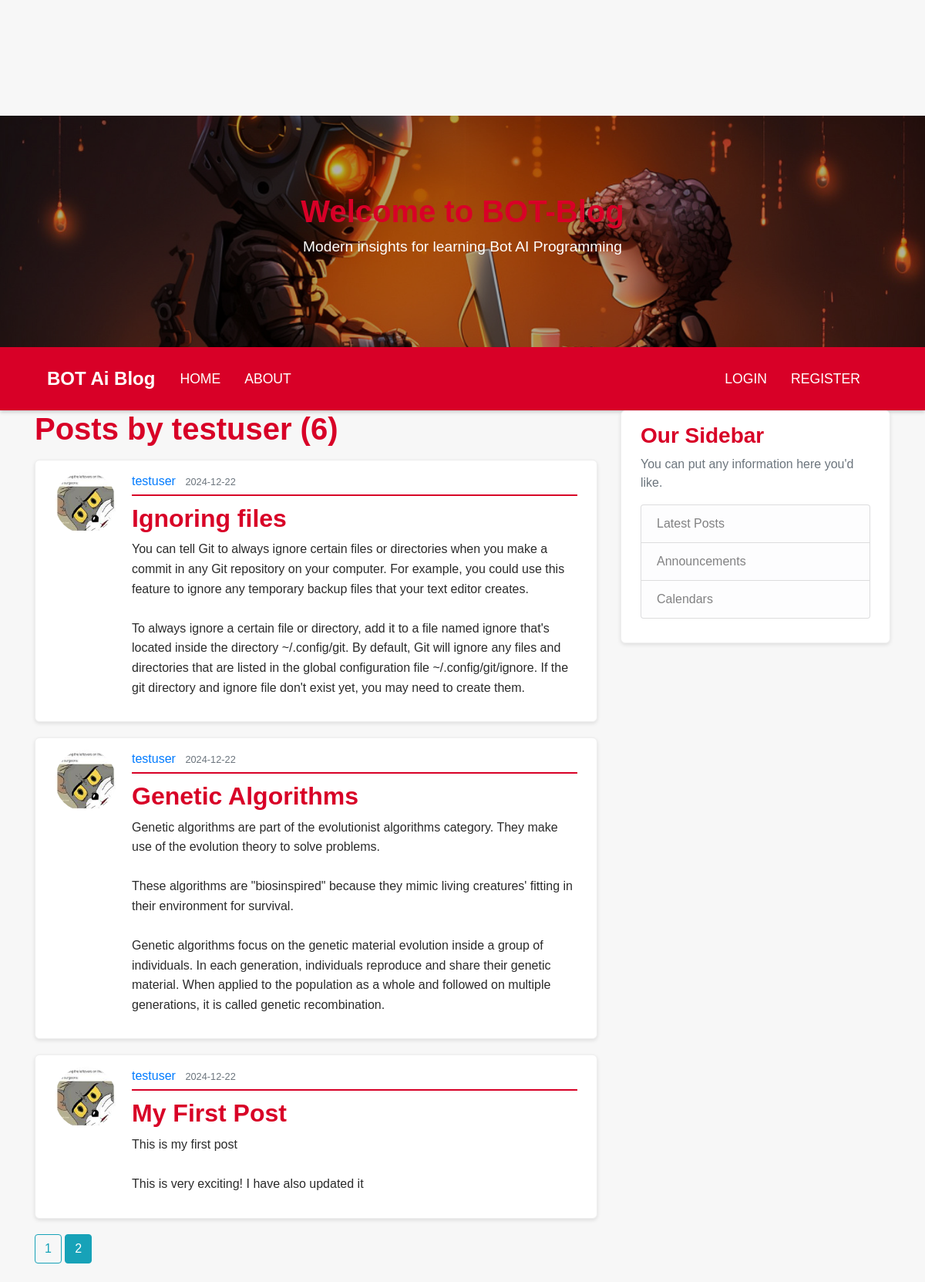
Page /user/testuser?page=2 on the committed database.
### flaskblog/models.py (models this page shows, shortened)
class User(db.Model, UserMixin):
    id = db.Column(db.Integer, primary_key=True)
    username = db.Column(db.String(20), unique=True, nullable=False)
    email = db.Column(db.String(120), unique=True, nullable=False)
    image_file = db.Column(db.String(20), nullable=False, default='brainsurgeon.jpg')
    password = db.Column(db.String(60), nullable=False)
    posts = db.relationship('Post', backref='author', lazy=True)

class Post(db.Model):
    id = db.Column(db.Integer, primary_key=True)
    title = db.Column(db.String(100), nullable=False)
    date_posted = db.Column(db.DateTime, nullable=False, default=datetime.utcnow)
    content = db.Column(db.Text, nullable=False)
    user_id = db.Column(db.Integer, db.ForeignKey('user.id'), nullable=False)

### flaskblog/users/routes.py (the view)
@users.route("/user/<string:username>" )
def user_posts(username):
    page  = request.args.get('page', 1, type=int)
    user = User.query.filter_by(username=username).first_or_404()
    posts = Post.query.filter_by(author=user)\
        .order_by(Post.date_posted.desc())\
        .paginate(page=page, per_page=3)
    return render_template('user_posts.html', posts=posts, user=user)

### flaskblog/templates/user_posts.html
<!DOCTYPE html>
{% extends "layout.html" %}
{% block content%}
    <h1 class="mb-3">Posts by {{ user.username }} ({{ posts.total }})</h1>
{% for post in posts.items %}
<article class="media content-section">
	<img class="rounded-circle article-img"
		src="{{ url_for('static', filename='profile_pics/' +post.author.image_file) }}">
	<div class="media-body">
		<div class="article-metadata">
			<a class="mr-2" href="{{ url_for('users.user_posts', username=post.author.username) }}">{{ post.author.username }}</a>
			<small class="text-muted">{{ post.date_posted.strftime('%Y-%m-%d') }}</small>
		</div>
		<h2><a class="article-title" href="{{ url_for('posts.post', post_id=post.id) }}">{{ post.title }}</a></h2>
		<p class="article-content">{{ post.content }}</p>
	</div>
</article>
{% endfor %}
	{% for page_num in posts.iter_pages(left_edge=1, right_edge=1, left_current=1, right_current=2) %}
		{% if page_num %}
			{% if posts.page == page_num %}
				<a class="btn btn-info mb-4" href="{{ url_for('users.user_posts', username=user.username,  page=page_num) }}">{{ page_num }}</a>
			{% else %}
				<a class="btn btn-outline-info mb-4" href="{{ url_for('users.user_posts', username=user.username,  page=page_num) }}">{{ page_num }}</a>
			{% endif %}
		{% else %}
			...
		{% endif %}
	{% endfor %}
{% endblock content %}

### flaskblog/static/main.css (style rules this page uses)
body { background: #f7f7f7; color: #2b2b2b; margin-top: 5rem; font-family: Arial, sans-serif; }
h1, h2, h3, h4, h5, h6 { color: #d80027; font-weight: bold; }
body { padding-top: 70px; }
.content-section { background: #ffffff; padding: 15px 25px; border: 1px solid #eeeeee; border-radius: 6px; box-shadow: 0 2px 5px rgba(0, 0, 0, 0.1); margin-bottom: 20px; }
.article-title { color: #d80027; font-weight: bold; }
.article-content { white-space: pre-line; line-height: 1.6; }
.article-img { height: 80px; width: 80px; margin-right: 20px; border-radius: 5px; }
.article-metadata { padding-bottom: 5px; margin-bottom: 10px; border-bottom: 2px solid #d80027; }

### rows in the picture
User: username "testuser"
Post: image_file (picture), author.username "testuser", date_posted "2024-12-22", title "Ignoring files", content "You can tell Git to always ignore certain files or directories when you make a commit in any Git repository on your computer. For example, you could use this feature to ignore any temporary backup files that your text editor creates. To always ignore a certain file or directory, add it to a file named ignore that's located inside the directory ~/.config/git. By default, Git will ignore any files and directories that are listed in the global configuration file ~/.config/git/ignore. If the git directory and ignore file don't exist yet, you may need to create them."
Post: image_file (picture), author.username "testuser", date_posted "2024-12-22", title "Genetic Algorithms", content "Genetic algorithms are part of the evolutionist algorithms category. They make use of the evolution theory to solve problems. These algorithms are \"biosinspired\" because they mimic living creatures' fitting in their environment for survival. Genetic algorithms focus on the genetic material evolution inside a group of individuals. In each generation, individuals reproduce and share their genetic material. When applied to the population as a whole and followed on multiple generations, it is called genetic recombination."
Post: image_file (picture), author.username "testuser", date_posted "2024-12-22", title "My First Post", content "This is my first post This is very exciting! I have also updated it"

### other values in the picture
{{ posts.total }} "6"
{{ page_num }} "1"
{{ page_num }} "2"
